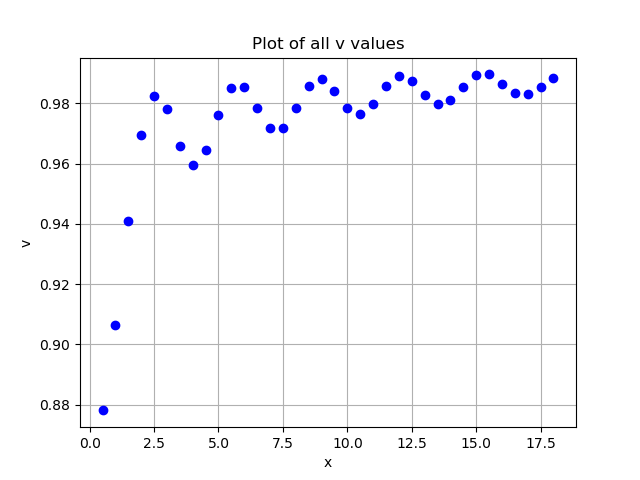

Recreate this plot in Python.
import numpy
import matplotlib.pyplot as plt
import math
import scipy.special as spe
from pylab import *

def bessel(t, v):
	j = (sqrt(2/(math.pi)*t))*(numpy.cos(t-v*(math.pi)/2-(math.pi)/4))
	return j	

x = linspace(0,20,41)

w = list()
v = list()
d = []

y = linspace(0.5,18,36)

for k in y:
    z = numpy.arange(k,20.5,0.5)
    l = len(z)
    P = numpy.zeros((l,2))
    P[:,0] = numpy.cos(z)
    P[:,1] = numpy.sin(z)
    b = spe.jv(1,z)
    c = lstsq(P,b,rcond=-1)[0]
    A = c[0]
    B = c[1]
    p = (A/(numpy.sqrt(A**2+B**2)))
    f = numpy.arccos(p)
    w.append(f)
    v = (f - (math.pi)/4)*(2/(math.pi))
    d.append(v)

print(v)

plt.figure(1)
plt.plot(y,d,'bo')
plt.xlabel('x')
plt.ylabel('v')
plt.title('Plot of all v values')
plt.grid(True)
plt.show()
